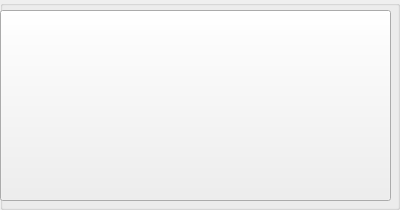
                              <widget class="QGroupBox" name="groupBox_menu4">
                               <property name="sizePolicy">
                                <sizepolicy hsizetype="Preferred" vsizetype="Minimum">
                                 <horstretch>0</horstretch>
                                 <verstretch>0</verstretch>
                                </sizepolicy>
                               </property>
                               <property name="minimumSize">
                                <size>
                                 <width>0</width>
                                 <height>200</height>
                                </size>
                               </property>
                               <property name="font">
                                <font>
                                 <pointsize>7</pointsize>
                                </font>
                               </property>
                               <property name="title">
                                <string/>
                               </property>
                               <widget class="QPushButton" name="pushButton_41">
                                <property name="geometry">
                                 <rect>
                                  <x>0</x>
                                  <y>10</y>
                                  <width>391</width>
                                  <height>191</height>
                                 </rect>
                                </property>
                                <property name="text">
                                 <string/>
                                </property>
                               </widget>
                               <widget class="QLabel" name="label_top4">
                                <property name="geometry">
                                 <rect>
                                  <x>8</x>
                                  <y>72</y>
                                  <width>231</width>
                                  <height>30</height>
                                 </rect>
                                </property>
                                <property name="font">
                                 <font>
                                  <pointsize>8</pointsize>
                                 </font>
                                </property>
                                <property name="text">
                                 <string>TextLabel</string>
                                </property>
                               </widget>
                               <widget class="QLabel" name="label_menu4">
                                <property name="geometry">
                                 <rect>
                                  <x>248</x>
                                  <y>12</y>
                                  <width>131</width>
                                  <height>181</height>
                                 </rect>
                                </property>
                                <property name="text">
                                 <string>TextLabel</string>
                                </property>
                               </widget>
                               <widget class="QLabel" name="label_bot4">
                                <property name="geometry">
                                 <rect>
                                  <x>8</x>
                                  <y>122</y>
                                  <width>231</width>
                                  <height>30</height>
                                 </rect>
                                </property>
                                <property name="font">
                                 <font>
                                  <pointsize>7</pointsize>
                                 </font>
                                </property>
                                <property name="text">
                                 <string>TextLabel</string>
                                </property>
                               </widget>
                               <widget class="QLabel" name="label_mid4">
                                <property name="geometry">
                                 <rect>
                                  <x>8</x>
                                  <y>102</y>
                                  <width>231</width>
                                  <height>30</height>
                                 </rect>
                                </property>
                                <property name="font">
                                 <font>
                                  <pointsize>7</pointsize>
                                 </font>
                                </property>
                                <property name="text">
                                 <string>TextLabel</string>
                                </property>
                               </widget>
                               <zorder>label_top4</zorder>
                               <zorder>label_menu4</zorder>
                               <zorder>label_bot4</zorder>
                               <zorder>label_mid4</zorder>
                               <zorder>pushButton_41</zorder>
                              </widget>
